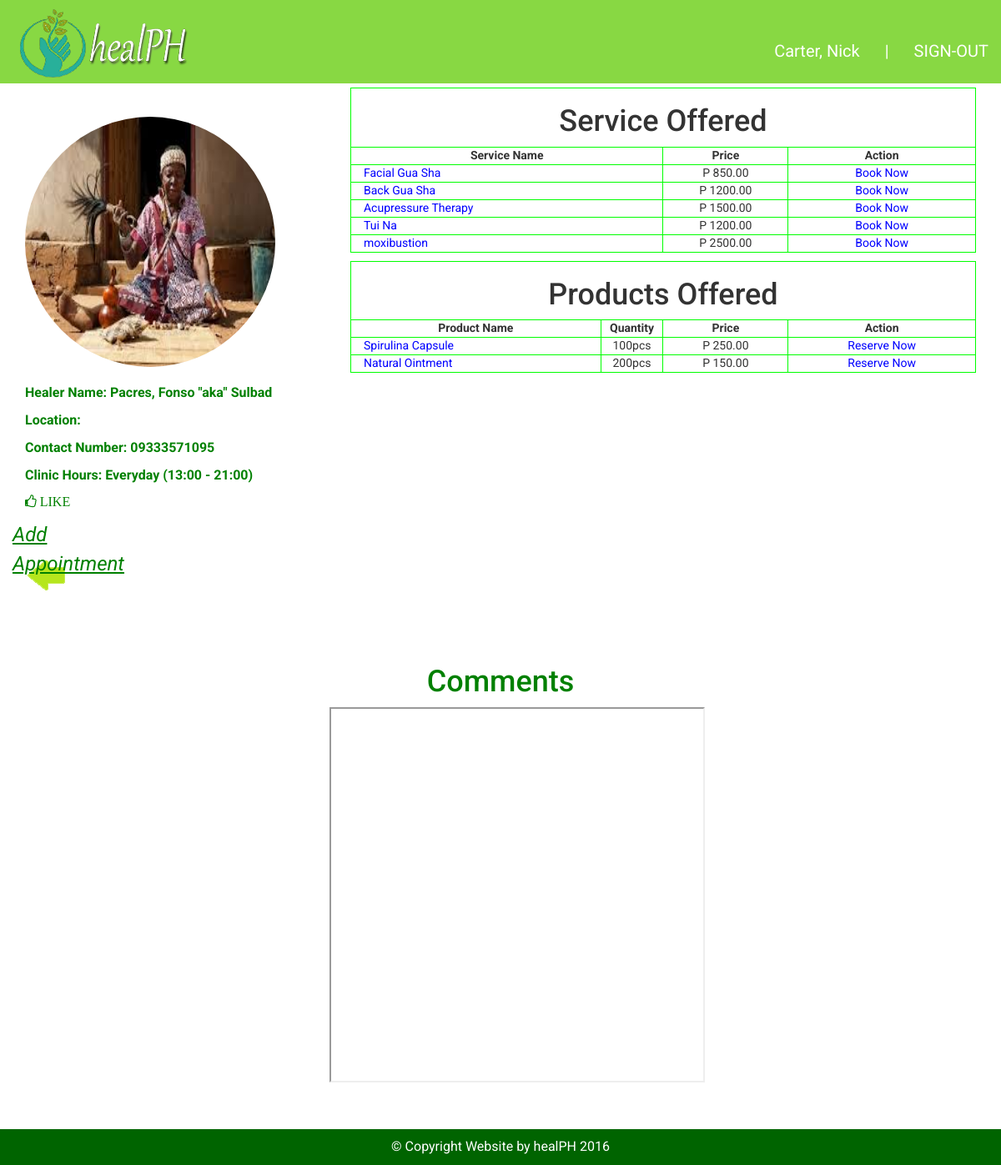
The app's page /healer.php?accountid=4&ref=promotion (signed in) with its own data.
### tables this page shows
CREATE TABLE IF NOT EXISTS `service` (
  `SERVICE_ID` int(11) NOT NULL AUTO_INCREMENT,
  `SRVCTYPE_ID` int(11) NOT NULL,
  `ACCT_ID` int(11) NOT NULL,
  `NAME` varchar(60) NOT NULL,
  `DESCRIPTION` varchar(3000) NOT NULL,
  `PRICE` decimal(10,2) NOT NULL,
  `STATUS` varchar(100) NOT NULL DEFAULT 'ACTIVE',
  `PICTURE` varchar(60) NOT NULL,
  `RATE` decimal(5,1) NOT NULL,
  PRIMARY KEY (`SERVICE_ID`)
);

CREATE TABLE IF NOT EXISTS `product` (
  `PRODUCT_ID` int(11) NOT NULL AUTO_INCREMENT,
  `PRODTYPE_ID` int(11) NOT NULL,
  `ACCT_ID` int(11) NOT NULL,
  `DESCRIPTION` varchar(60) NOT NULL,
  `RATE` decimal(5,1) NOT NULL,
  `NAME` varchar(60) NOT NULL,
  `QUANTITY` int(11) NOT NULL,
  `PRICE` decimal(10,2) NOT NULL,
  `UNIT` int(11) NOT NULL,
  `STATUS` varchar(20) NOT NULL DEFAULT 'ACTIVE',
  `PICTURE` varchar(60) NOT NULL,
  PRIMARY KEY (`PRODUCT_ID`)
);

CREATE TABLE IF NOT EXISTS `healer` (
  `HEALER_ID` int(11) NOT NULL AUTO_INCREMENT,
  `ACCT_ID` int(11) NOT NULL,
  `FIRSTNAME` varchar(30) NOT NULL,
  `LASTNAME` varchar(30) NOT NULL,
  `ADDRESS` varchar(200) NOT NULL,
  `CONTACT` varchar(30) NOT NULL,
  `EMAIL_ADDRESS` varchar(45) NOT NULL,
  `LATITUDE` varchar(50) NOT NULL,
  `LONGITUDE` varchar(50) NOT NULL,
  `DETAILS` varchar(1000) NOT NULL,
  `PICTURE` varchar(50) NOT NULL DEFAULT 'face.jpg',
  `CLINICHOURS` varchar(200) NOT NULL,
  `DAILYLIMIT` int(11) NOT NULL,
  `RATE` decimal(5,1) NOT NULL,
  `STATUS` varchar(15) NOT NULL DEFAULT 'ACTIVE',
  PRIMARY KEY (`HEALER_ID`)
);

### queries/healerservice.php (the view)
<?php
	include 'connection.php';
	$clientid = $_SESSION['USERID'];
	if(isset($_GET['accountid'])) {
		$id = $_GET['accountid'];
		$sql = "SELECT * FROM service WHERE ACCT_ID = '$id' AND STATUS = 'ACTIVE'";
		$retrieve = $conn->query($sql)->fetchAll();
		if($retrieve) {
			foreach($retrieve as $row) {
				$servicename = $row['NAME'];
				$serviceid = $row['SERVICE_ID'];
				$serviceprice = $row['PRICE'];
?>
				<tr style="width: 100%; border:1px solid #0f0;">
					<td style="border:1px solid #0f0; width: 50%; padding-left: 15px;">
						<a href="method.php?methodid=<?php echo $serviceid; ?>&ref=promotion"><?php echo $servicename; ?></a>
					</td>
					<td style="border:1px solid #0f0; text-align: center; width: 20%;">
						P <?php echo $serviceprice; ?>
					</td>
					<td style="border:1px solid #0f0; text-align: center; width: 30%;">
<?php
				$sql2 = "SELECT * FROM booking WHERE HEALER_ID = '$accountid' AND CLIENT_ID = '$clientid' AND SERVICE_ID = '$serviceid' AND STATUS = 'ACTIVE'";
				$retrieve2 = $conn->query($sql2)->fetchAll();
				if($retrieve2) {
?>
					<a href="queries/cancelbook.php?id=<?php echo $serviceid; ?>&ref=promotion">Cancel Book</a>
<?php
				}
				else {
?>
					<a href="queries/booknow.php?id=<?php echo $serviceid; ?>&ref=promotion">Book Now</a>
<?php
				}
?>
					</td>
				</tr>
<?php
			}
		}
	}
?>

### healer.php (shortened to what this page needs)
<?php
		include 'queries/connection.php';
		if(isset($_GET['accountid']) && isset($_GET['ref'])) {
				$accountid = $_GET['accountid'];
				$ref = $_GET['ref'];
				if($ref == "promotion") {
						$backlink = $ref;
				}
				$sql = "SELECT * FROM healer WHERE ACCT_ID = '$accountid'";
				$retrieve = $conn->query($sql)->fetchAll();
				if($retrieve) {
						foreach($retrieve as $row) {
								$picture = $row['PICTURE'];
								$name = $row['LASTNAME']. ", " .$row['FIRSTNAME'];
								$clinichours = $row['CLINICHOURS'];
								$contact = $row['CONTACT'];
						}
				}
				else {
						header('Location: ' .$backlink. '.php');
				}
		}
		else {
				header('Location: promotion.php');
		}
		$color = "#fff";
?>
		<!DOCTYPE html>
		<html lang="en">
		<head>
				<link href="assets/css/main.css" rel="stylesheet" />
		</head>
		<body>
				<div class="container bgMenu">
						<nav class="navbar1 navbar-inverse1 navbar-fixed-top  wow bounceInUp">
								<div class="row">
										<div class="col-md-3 col-sm-3">
												<a href="promotion.php" class="navbar-brand"><img class="img-responsive wow slideInLeft" src="assets/images/logo.png" /></a>
										</div>
										<div class="col-md-9 col-sm-9">
												<div class="topUser">
														<ul class="nav navbar-nav">
																<li>
																		<a href="promotion.php">
																				<?php echo $_SESSION['NAME']; ?>
																		</a>
																</li>
																<li> <a>|</a> </li>
																<li> <a href="queries/signout.php">SIGN-OUT</a> </li>
														</ul>
												</div>
										</div>
								</div>
						</nav>
				</div>
				<section class="healerPage">
						<div class="container">
								<div class="row">
										<div class="col-md-8 col-sm-8 col-md-push-4 col-sm-4">
												<table column=3 style="width: 100%; border:1px solid #0f0;">
													<tr style="width: 100%; border:1px solid #0f0;">
														<th colspan=3 style="border:1px solid #0f0; text-align: center;">
															<h1>Service Offered</h1>
														</th>
													</tr>
													<tr style="width: 100%; border:1px solid #0f0;">
														<th style="border:1px solid #0f0; text-align: center; width: 50%;">
															Service Name
														</th>
														<th style="border:1px solid #0f0; text-align: center; width: 20%;">
															Price
														</th>
														<th style="border:1px solid #0f0; text-align: center; width: 30%;">
															Action
														</th>
													</tr>
													<?php
														include 'queries/healerservice.php';
													?>
												</table>
												<table column=4 style="width: 100%; border:1px solid #0f0;">
													<tr style="width: 100%; border:1px solid #0f0;">
														<th colspan=4 style="border:1px solid #0f0; text-align: center;">
															<h1>Products Offered</h1>
														</th>
													</tr>
													<tr style="width: 100%; border:1px solid #0f0;">
														<th style="border:1px solid #0f0; text-align: center; width: 40%;">
															Product Name
														</th>
														<th style="border:1px solid #0f0; text-align: center; width: 10%;">
															Quantity
														</th>
														<th style="border:1px solid #0f0; text-align: center; width: 20%;">
															Price
														</th>
														<th style="border:1px solid #0f0; text-align: center; width: 30%;">
															Action
														</th>
													</tr>
													<?php
														include 'queries/healerproduct.php';
													?>
												</table>
										</div>
										<div class="col-md-4 col-sm-4 col-md-pull-8 col-sm-8"> <img class="img-responsive wow fadeInUpBig" src="images/healer/<?php echo $picture; ?>" style="width: 300px; height: 300px; border-radius: 50%;" />
												<p class="wow fadeInUpBig">Healer Name:
														<?php echo $name; ?>
												</p>
												<p class="wow fadeInUpBig">Location:
												</p>
												<p class="wow fadeInUpBig">Contact Number:
														<?php echo $contact; ?>
												</p>
												<p class="wow fadeInUpBig">Clinic Hours:
														<?php echo $clinichours; ?>
												</p>
												<p class="wow fadeInUpBig">
														<a href="queries/like.php?label=healer&labelid=<?php echo $accountid; ?>&ref=<?php echo $ref; ?>" style="text-decoration: none; color: <?php echo $color;?>">
																<span class="fa fa-thumbs-o-up like"> LIKE </span>
														</a>
												</p>
												<div class="back hvr-grow">
														<a href="<?php echo $backlink; ?>.php"> <img src="assets/images/back.png"></a>
												</div>
												<?php
																				$sql = "SELECT * FROM appointment WHERE CLIENT_ID = '$clientid' AND HEALER_ID = '$accountid' AND STATUS = 'ACTIVE'";
																				$retrieve = $conn->query($sql)->fetchAll();
																				if(count($retrieve)>0) {
																						?><a href="queries/cancelappointment.php?id=<?php echo $accountid; ?>&ref=<?php echo $ref; ?>" style="padding 15px; font-size:24px;"><i class="appointment">Cancel Appointment</i></a>
														<?php
																				}
																				else {
																						?> <a href="appointmentform.php?id=<?php echo $accountid; ?>" style="padding 15px; font-size:24px;"><i class="appointment">Add Appointment</i></a>
																<?php
																				}
																		?>
										</div>
								</div>
						</div>
				</section>
				<section class="comments">
						<div class="container">
								<div class="row">
										<div class="col-md-12 col-sm-12">
												<h1 class="wow fadeInDown">Comments</h1>
												<ul class="wow fadeInDown">
														<iframe src="queries/gethealercomments.php?accountid=<?php echo $accountid; ?>&q=comments" style="width: 450px; height: 450px;"> </iframe>
												</ul>
										</div>
								</div>
						</div>
				</section>
				<?php include "footer.php"; ?>
		</body>
		</html>

### queries/healerproduct.php
<?php
	include 'connection.php';
	$clientid = $_SESSION['USERID'];
	if(isset($_GET['accountid'])) {
		$id = $_GET['accountid'];
		$sql = "SELECT * FROM product WHERE ACCT_ID = '$id' AND STATUS = 'ACTIVE'";
		$retrieve = $conn->query($sql)->fetchAll();
		if($retrieve) {
			foreach($retrieve as $row) {
				$productname = $row['NAME'];
				$productid = $row['PRODUCT_ID'];
				$productprice = $row['PRICE'];
				$quantity = $row['QUANTITY'];
?>
				<tr style="width: 100%; border:1px solid #0f0;">
					<td style="border:1px solid #0f0; width: 40%; padding-left: 15px;">
						<a href="product.php?productid=<?php echo $productid; ?>&ref=promotion"><?php echo $productname; ?></a>
					</td>
					<td style="border:1px solid #0f0; text-align: center; width: 10%;">
						<?php
							echo $quantity;
							if($quantity != 0) {
								if($quantity == 1) {
									echo "pc";
								}
								else {
									echo "pcs";
								}
							};
						?>
					</td>
					<td style="border:1px solid #0f0; text-align: center; width: 20%;">
						P <?php echo $productprice; ?>
					</td>
					<td style="border:1px solid #0f0; text-align: center; width: 30%;">
<?php
				if($quantity != 0) {
					$sql2 = "SELECT * FROM reservation WHERE HEALER_ID = '$accountid' AND CLIENT_ID = '$clientid' AND PRODUCT_ID = '$productid' AND STATUS = 'ACTIVE'";
					$retrieve2 = $conn->query($sql2)->fetchAll();
					if($retrieve2) {
?>
						<a href="queries/cancelreservation.php?id=<?php echo $productid; ?>&ref=promotion">Cancel Reserve</a>
<?php
					}
					else {
?>
						<a href="reservationform.php?id=<?php echo $productid; ?>">Reserve Now</a>
<?php
				 }
				}
				else {
					echo "Out of Stock";
				}
?>
					</td>
				</tr>
<?php
			}
		}
	}
?>

### healer.php (style rules this page uses)
table a { color: #00f; }

### records on screen
service: NAME "Facial Gua Sha", PRICE "850.00"
service: NAME "Back Gua Sha", PRICE "1200.00"
service: NAME "Acupressure Therapy", PRICE "1500.00"
service: NAME "Tui Na", PRICE "1200.00"
service: NAME "moxibustion", PRICE "2500.00"
product: NAME "Spirulina Capsule", QUANTITY "100", shows "pcs", PRICE "250.00"
product: NAME "Natural Ointment", QUANTITY "200", shows "pcs", PRICE "150.00"
healer: PICTURE (picture), name "Pacres, Fonso \"aka\" Sulbad", CONTACT "09333571095", CLINICHOURS "Everyday (13:00 - 21:00)"

### other values on screen
$_SESSION['NAME'] "Carter, Nick"
